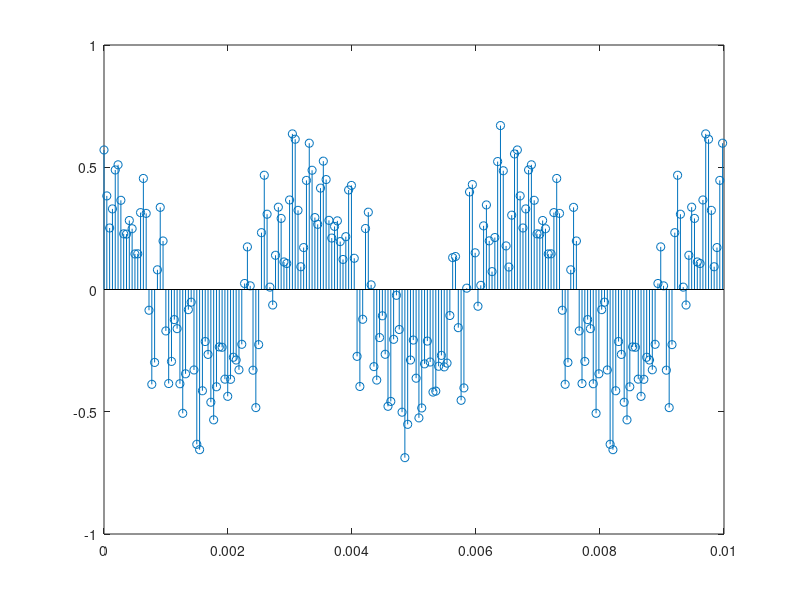

Write MATLAB code to recreate this figure.
    A = 0.3; %Amplitude
    f0 = 300; %Frequenz in Hz
    p = 0; %Phase
    d = 3; %Dauer in s
    fs = 22050; %Abtast Frequenz in Hz
    vonx=0.0; %Plot Start x
    bisx=0.01; %Plot Ende x
    vony=-1; %Plot Start y
    bisy=1; %Plot Ende y
    %Definition der x Werte
    x = 0:1/fs:d; % Array {Startwert, sekunde/abtastfrequenz, dauer)
    xm = [0.1, 0.05, 0.05, 0.05, 0.2, 0.2, 0.05, 0.05, 0.05, 0.1];
    xm_pi = [-1/3*pi, 1/3*pi, -1/4*pi, 2/3*pi, 0, 0, -2/3*pi, 1/4*pi, -1/3*pi, 1/3*pi];
    m = [-14, -12, -10, -8, -1 ,1  8, 10, 12, 14];
    signal_1=xm(1)*cos(2*pi*f0*m(1)*x+xm_pi(1));
    signal_2=xm(2)*cos(2*pi*f0*m(2)*x+xm_pi(2));
    signal_3=xm(3)*cos(2*pi*f0*m(3)*x+xm_pi(3));
    signal_4=xm(4)*cos(2*pi*f0*m(4)*x+xm_pi(4));
    signal_5=xm(5)*cos(2*pi*f0*m(5)*x+xm_pi(5));
    signal_6=xm(6)*cos(2*pi*f0*m(6)*x+xm_pi(6));
    signal_7=xm(7)*cos(2*pi*f0*m(7)*x+xm_pi(7));
    signal_8=xm(8)*cos(2*pi*f0*m(8)*x+xm_pi(8));
    signal_9=xm(9)*cos(2*pi*f0*m(9)*x+xm_pi(9));
    signal_10=xm(10)*cos(2*pi*f0*m(10)*x+xm_pi(10));
    y = signal_1+signal_2+signal_3+signal_4+signal_5+signal_6+signal_7+signal_8+signal_9+signal_10;
    %Definition y Werte

    %Plot erstellen
    subplot(1,1,1);
    %Funktion auf Plot Zeichnen
    stem(x,y);
    %PLot Skalieren (0.1 = 10ms) x -> 0 bis 0.1 // y -> -0.4 bis 0.4
    axis([vonx bisx vony bisy]);
    %Ton Ausgabe
    sound(y,fs);
